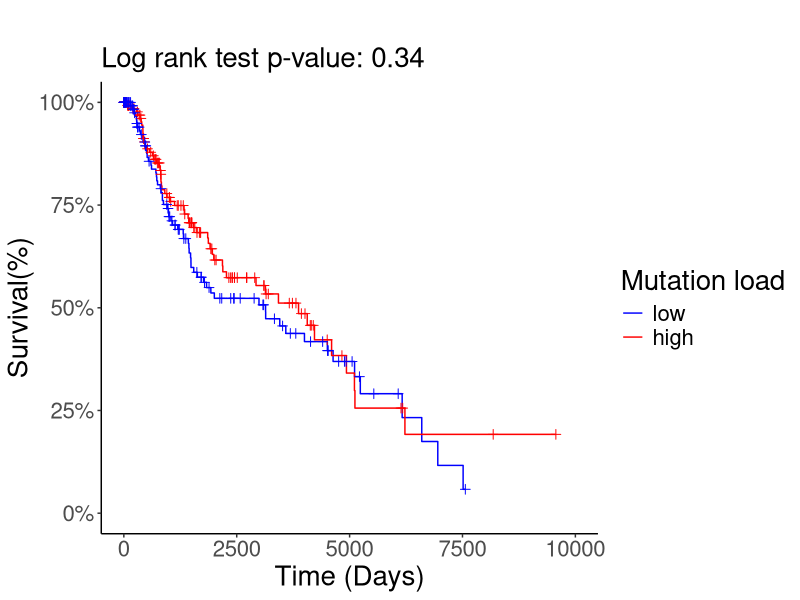
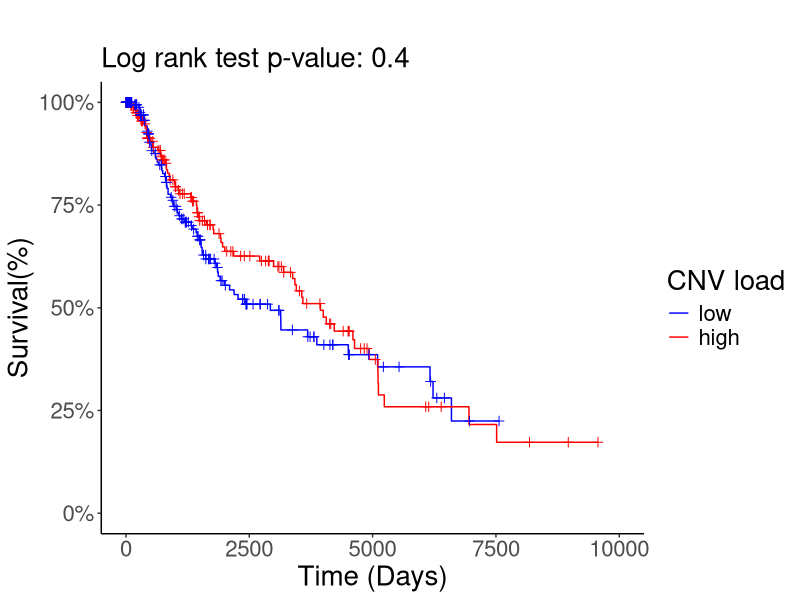
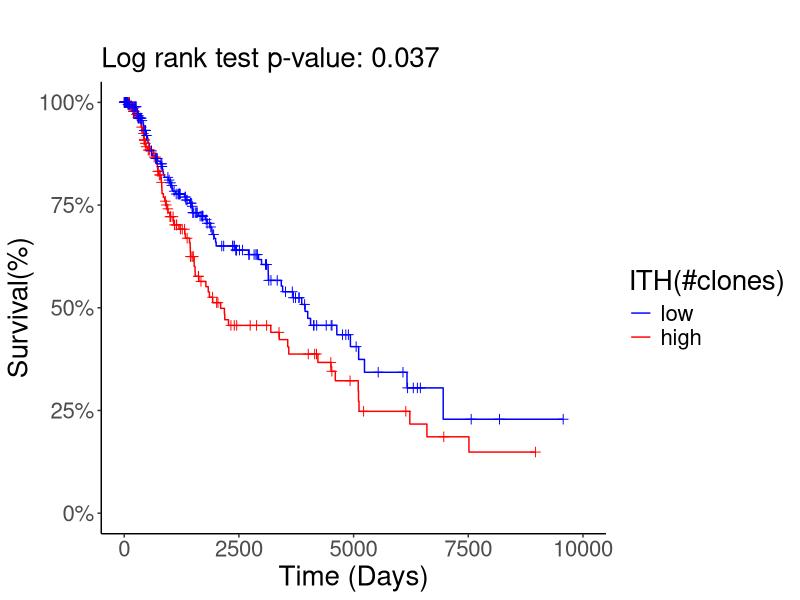
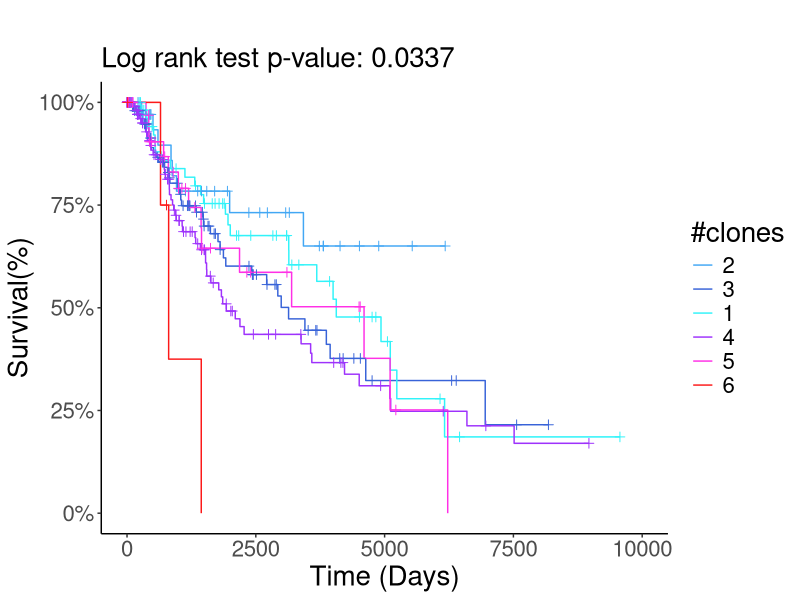
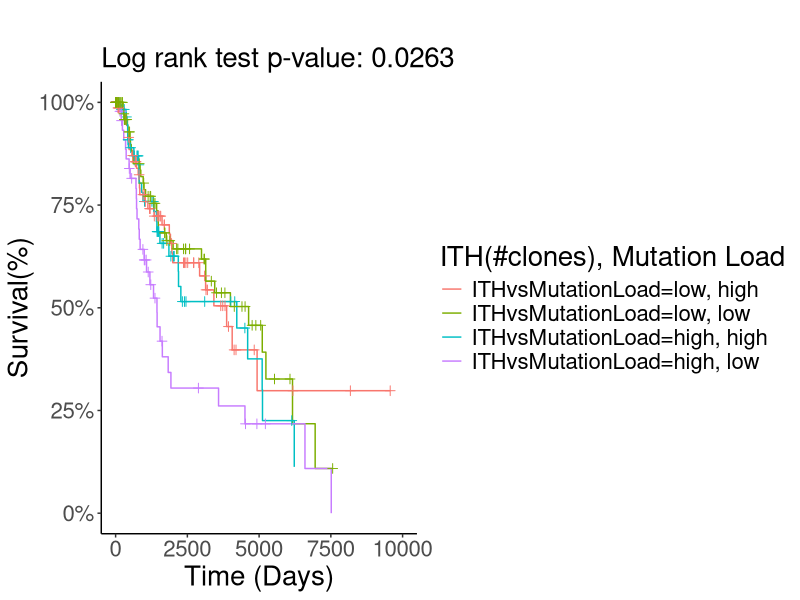
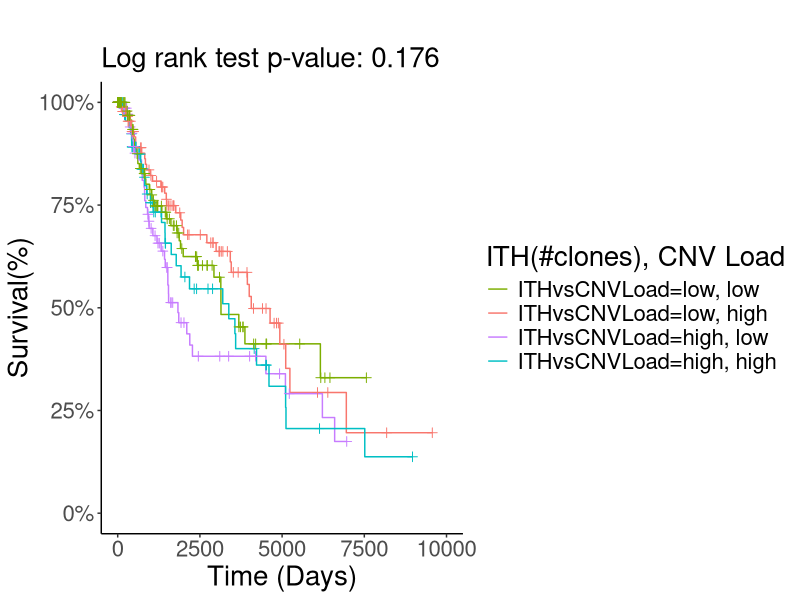
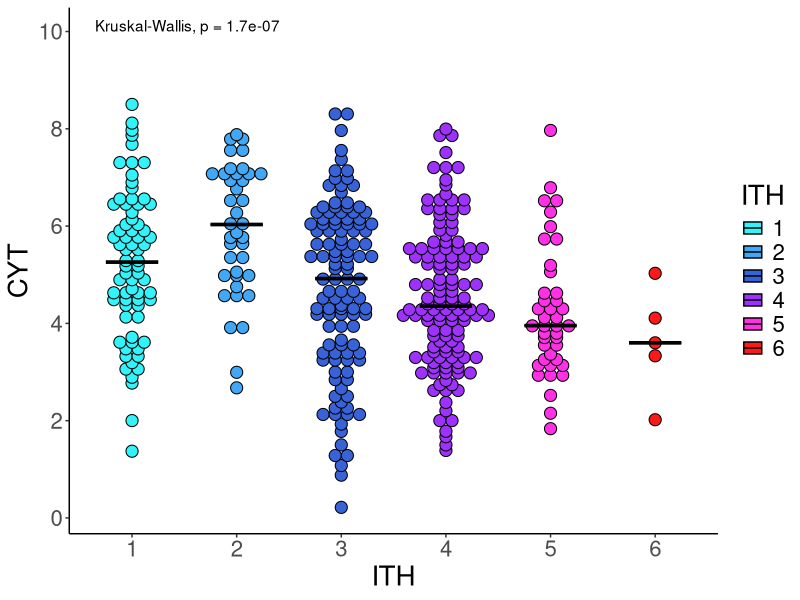
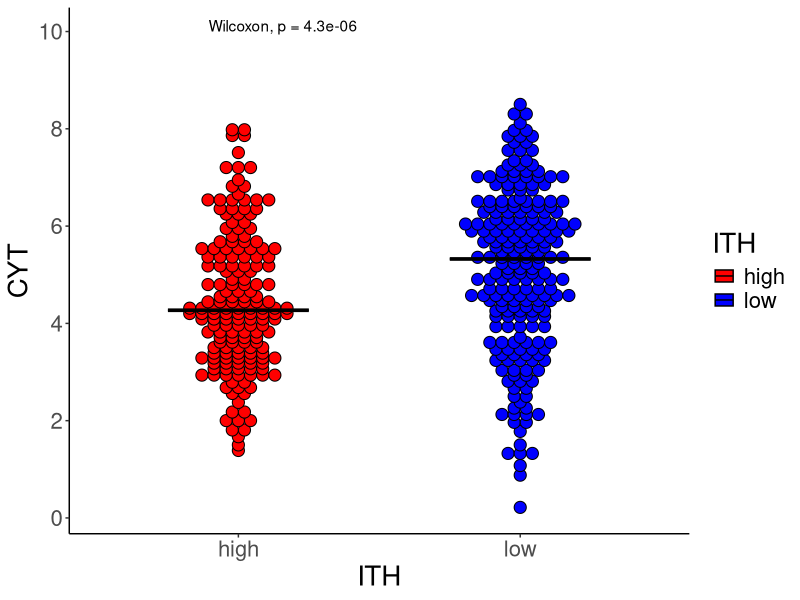

Generate these figures, in order, with R:
library(GGally)
library(survival)
library(ggplot2)
library(ggpubr)
library(readr)
#Read in processed TCGA data related to figure 1
survdat <- read_delim("./Figure1Data.txt",delim = "\t", escape_double = FALSE, trim_ws = TRUE)
survdat = as.data.frame(survdat)
rownames(survdat) = survdat$Patient
survdat = survdat[,-1]


#TCGA survival analysis

surv = survfit(Surv(time,status) ~ MUTATION_LOAD, data = survdat)
diff = survdiff(Surv(time,status) ~ MUTATION_LOAD, data = survdat)

p2 = ggsurv(surv) + labs(subtitle = paste("Log rank test p-value: ",format(1 - pchisq(diff$chisq,length(diff$n) - 1),digits = 2),sep = "")) + theme(panel.grid.major = element_blank(), panel.grid.minor = element_blank(), panel.background = element_blank(), axis.line = element_line(colour = "black"), text = element_text(size = 20)) + guides(linetype = F) + scale_color_manual(name = "Mutation load", values = c("blue", "red"), labels = c("blue" = "low","red" =  "high")) + scale_y_continuous(labels = scales::percent, limits = c(0,1)) +  scale_x_continuous(limits = c(0,10000)) + xlab("Time (Days)") + ylab("Survival(%)")
print(p2)

pdf("./Fig1A.pdf")
print(p2)
dev.off()

cphMUTATION_LOAD = coxph(Surv(time,status) ~ age + stage + mutation_load, data = survdat[!is.na(survdat$mutation_load),])

surv = survfit(Surv(time,status) ~ CNV_LOAD, data = survdat)
diff = survdiff(Surv(time,status) ~ CNV_LOAD, data = survdat)

p2 = ggsurv(surv) + labs(subtitle = paste("Log rank test p-value: ",format(1 - pchisq(diff$chisq,length(diff$n) - 1),digits = 2),sep = "")) + theme(panel.grid.major = element_blank(), panel.grid.minor = element_blank(), panel.background = element_blank(), axis.line = element_line(colour = "black"), text = element_text(size = 20)) + guides(linetype = F) + scale_color_manual(name = "CNV load", values = c("blue", "red"), labels = c("blue" = "low","red" =  "high")) + scale_y_continuous(labels = scales::percent, limits = c(0,1)) +  scale_x_continuous(limits = c(0,10000)) + xlab("Time (Days)") + ylab("Survival(%)")
print(p2)

pdf("./Fig1B.pdf")
print(p2)
dev.off()

cphCNV_LOAD = coxph(Surv(time,status) ~ age + stage + cnv_load, data = survdat)


surv = survfit(Surv(time,status) ~ ITH, data = survdat)
diff = survdiff(Surv(time,status) ~ ITH, data = survdat)

p1 = ggsurv(surv) + labs(subtitle = paste("Log rank test p-value: ",format(1 - pchisq(diff$chisq,length(diff$n) - 1),digits = 2),sep = "")) + theme(panel.grid.major = element_blank(), panel.grid.minor = element_blank(), panel.background = element_blank(), axis.line = element_line(colour = "black"), text = element_text(size = 20)) + guides(linetype = F) + scale_color_manual(name = "ITH(#clones)", values = c("blue", "red"), labels = c("blue" = "low","red" = "high")) + scale_y_continuous(labels = scales::percent, limits = c(0,1)) +  scale_x_continuous(limits = c(0,10000)) + xlab("Time (Days)") + ylab("Survival(%)")
print(p1)
pdf("./Fig1C.pdf")
print(p1)
dev.off()

cphITH = coxph(Surv(time,status) ~ age + stage + purity + clones, data = survdat)


cols = c("#42a7f4", "#3863d8", "#31f3f9","#9e32fc","#ff30e6","#fc1919")
vals = c("2", "3","1","4","5","6")
surv = survfit(Surv(time,status) ~ clones, data = survdat)
diff = survdiff(Surv(time,status) ~ clones, data = survdat)
p1 = ggsurv(surv) + labs(subtitle = paste("Log rank test p-value: ",format(1 - pchisq(diff$chisq,length(diff$n) - 1),digits = 3),sep = "")) + theme(panel.grid.major = element_blank(), panel.grid.minor = element_blank(), panel.background = element_blank(), axis.line = element_line(colour = "black"), text = element_text(size = 20)) + guides(linetype = F) + scale_color_manual(name = "#clones", values = cols, labels = vals) + scale_y_continuous(labels = scales::percent) + scale_x_continuous(limits = c(0,10000)) + xlab("Time (Days)") + ylab("Survival(%)")

print(p1)
pdf("./Fig1D.pdf")
print(p1)
dev.off()


survdat$ITHvsMutationLoad = strata(survdat$ITH,survdat$MUTATION_LOAD)
surv = survfit(Surv(time,status)~ITHvsMutationLoad,data = survdat)
diff = survdiff(Surv(time,status)~ITHvsMutationLoad,data = survdat)


p6 = ggsurv(surv) + labs(subtitle = paste("Log rank test p-value: ",format(1 - pchisq(diff$chisq,length(diff$n) - 1),digits = 3),sep = "")) + theme(panel.grid.major = element_blank(), panel.grid.minor = element_blank(), panel.background = element_blank(), axis.line = element_line(colour = "black"), text = element_text(size = 20)) + guides(linetype = F) + scale_color_discrete( name = "ITH(#clones), Mutation Load") +  scale_y_continuous(labels = scales::percent, limits = c(0,1)) +  scale_x_continuous(limits = c(0,10000)) + xlab("Time (Days)") + ylab("Survival(%)")
print(p6)

pdf("./Fig1E.pdf")
print(p6)
dev.off()

cphITHML = coxph(Surv(time,status) ~ clones + mutation_load, data = survdat)


survdat$ITHvsCNVLoad = strata(survdat$ITH,survdat$CNV_LOAD)
surv = survfit(Surv(time,status)~ITHvsCNVLoad,data = survdat)
diff = survdiff(Surv(time,status)~ITHvsCNVLoad,data = survdat)


p66 = ggsurv(surv) + labs(subtitle = paste("Log rank test p-value: ",format(1 - pchisq(diff$chisq,length(diff$n) - 1),digits = 3),sep = "")) + theme(panel.grid.major = element_blank(), panel.grid.minor = element_blank(), panel.background = element_blank(), axis.line = element_line(colour = "black"), text = element_text(size = 20)) + guides(linetype = F) + scale_color_manual( name = "ITH(#clones), CNV Load", values = c("#7CAE00","#F8766D", "#C77CFF","#00BFC4"), labels = c("#7CAE00" = "low, low", "#F8766D" = "low, high", "#C77CFF" = "high, low", "#00BFC4" = "high, high")) +  scale_y_continuous(labels = scales::percent, limits = c(0,1)) +  scale_x_continuous(limits = c(0,10000)) + xlab("Time (Days)") + ylab("Survival(%)")
print(p66)

pdf("./Fig1F.pdf")
print(p66)
dev.off()

cphITHCNV = coxph(Surv(time,status) ~ clones + cnv_load, data = survdat)



pg <- ggplot(data = data.frame(ITH = as.character(survdat$clones), CYT = log(survdat$CYT+1)), aes(x = ITH, y = CYT, fill = ITH)) + geom_dotplot(binaxis='y', stackdir='center',dotsize = 2.5, binwidth = 0.1,) + stat_summary(fun.y = median, fun.ymin = median, fun.ymax = median,
                 geom = "crossbar", width = 0.5) +
        theme(panel.grid.major = element_blank(), panel.grid.minor = element_blank(), panel.background = element_blank(), axis.line = element_line(colour = "black"), text = element_text(size = 20)) + scale_fill_manual(name = "ITH", values = cols[order(as.numeric(vals))], labels = vals[order(as.numeric(vals))]) + xlab("ITH") + ylab("CYT") + stat_compare_means(label.y = 10) + scale_y_continuous(breaks = seq(0,10,2))


print(pg)
ggsave(plot=pg, filename = "./Fig1G.pdf", useDingbats= F)

cmpr = list(c("low","high"))
ph <- ggplot(data = data.frame(ITH = survdat$ITH, CYT = log(survdat$CYT+1)), aes(x = ITH, y = CYT, fill = ITH)) + geom_dotplot(binaxis='y', stackdir='center',dotsize = 2.5, binwidth = 0.1) + stat_summary(fun.y = median, fun.ymin = median, fun.ymax = median,
                 geom = "crossbar", width = 0.5) + 
        theme(panel.grid.major = element_blank(), panel.grid.minor = element_blank(), panel.background = element_blank(), axis.line = element_line(colour = "black"), text = element_text(size = 20)) + scale_fill_manual(name = "ITH", values = c("red","blue"), labels = c("high","low")) + xlab("ITH") + ylab("CYT") + stat_compare_means(label.y = 10) +  scale_y_continuous(breaks = seq(0,10,2))


print(ph)
ggsave(plot=ph, filename = "./Fig1H.pdf", useDingbats= F)
